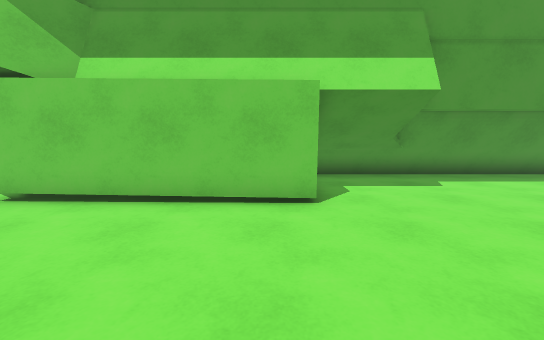
View 1 (above)

24 first-person views from a walk through a scene from a Unity 3-D project. The camera is 1.3 m above the floor, tilts 6° down and sees 90° across. The floor is counted in squares, 1 m on a side. Each view is taken from the middle of a square. On the plan, view 1 faces up. The plan holds only what a view shows up to about 13 squares ahead; the rest is blank. The place goes on beyond the plan.

View 2
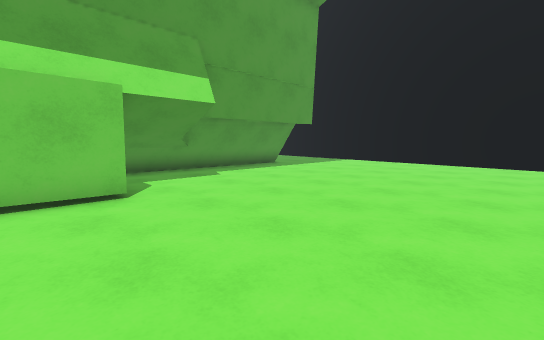

View 3
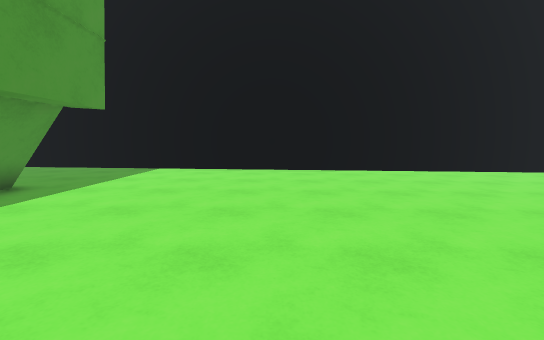

View 4
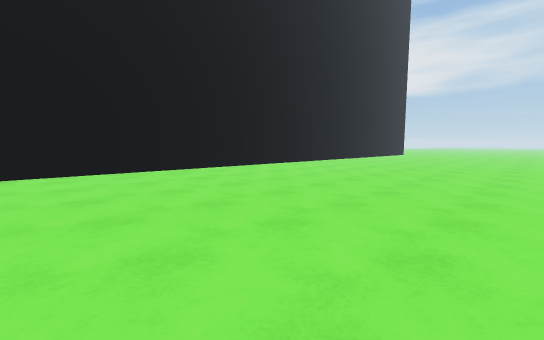

View 5
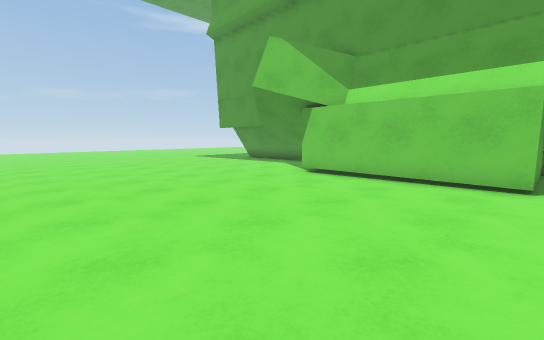

View 6
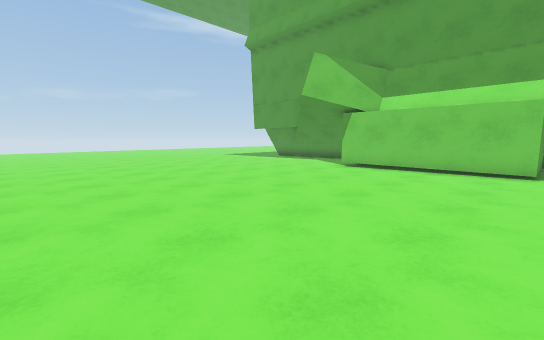

View 7
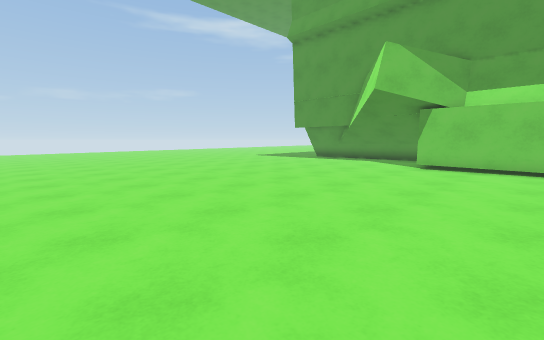

View 8
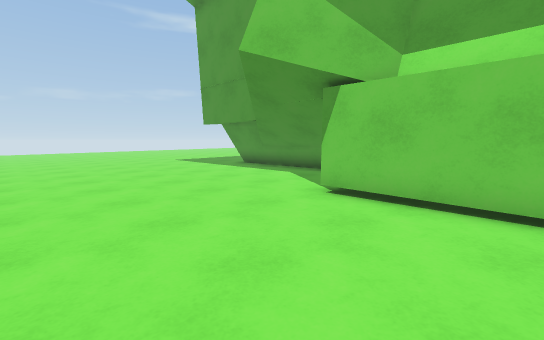

View 9
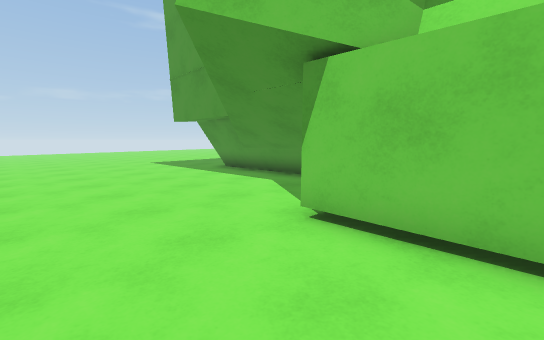

View 10
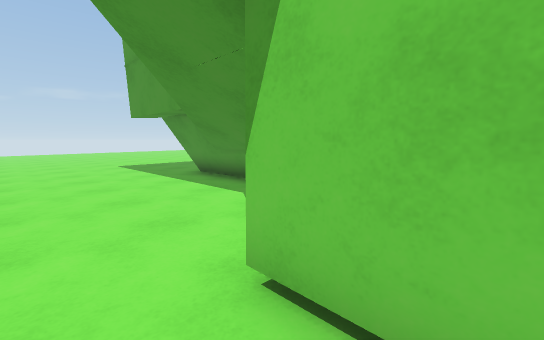

View 11
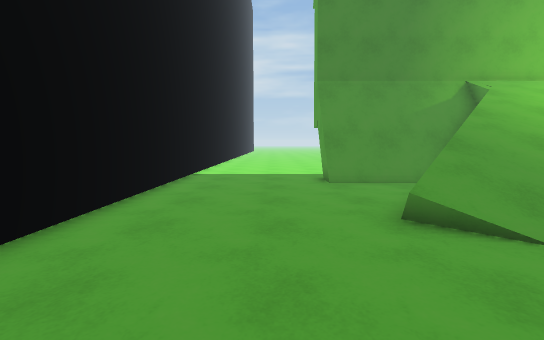

View 12
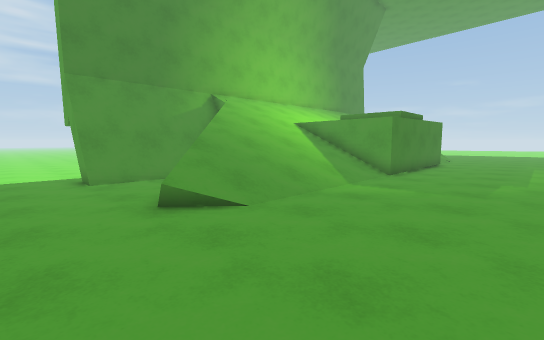

View 13
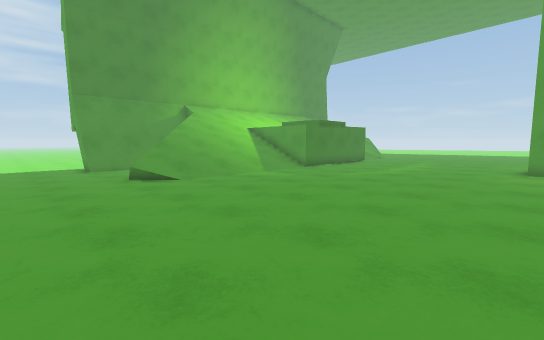

View 14
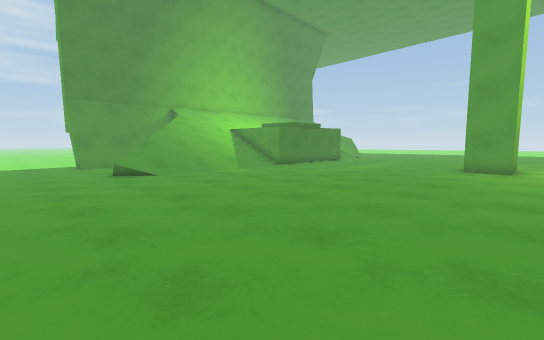

View 15
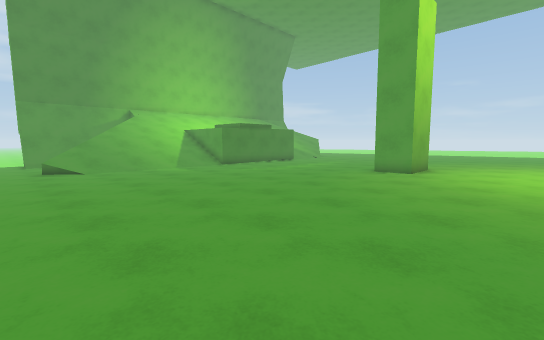

View 16
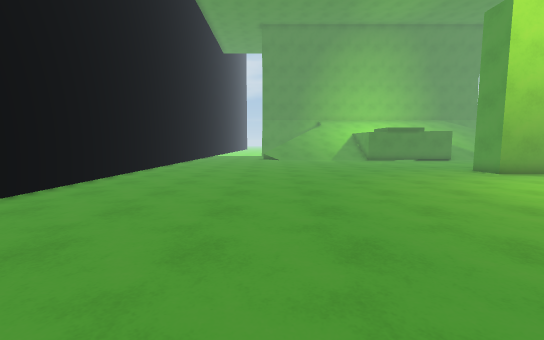

View 17
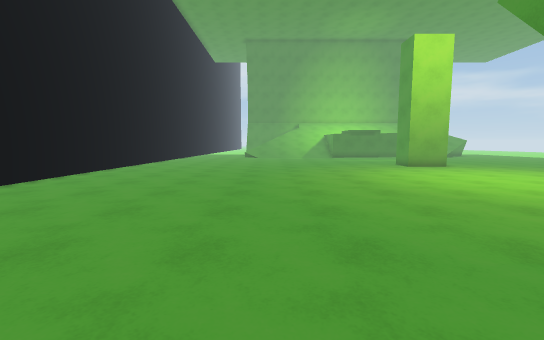

View 18
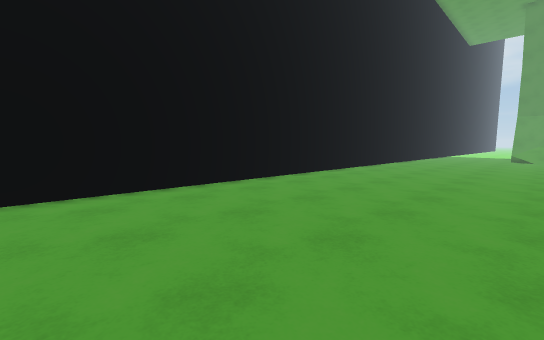

View 19
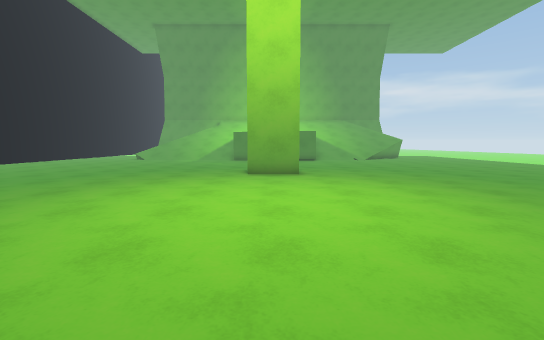

View 20
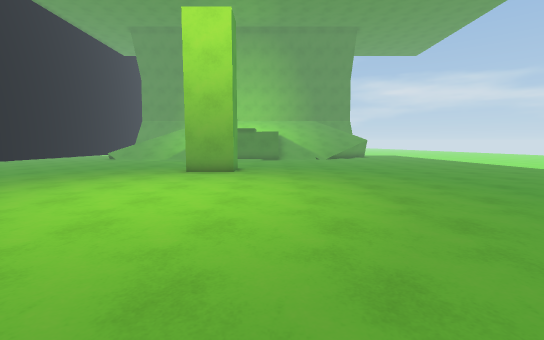

View 21
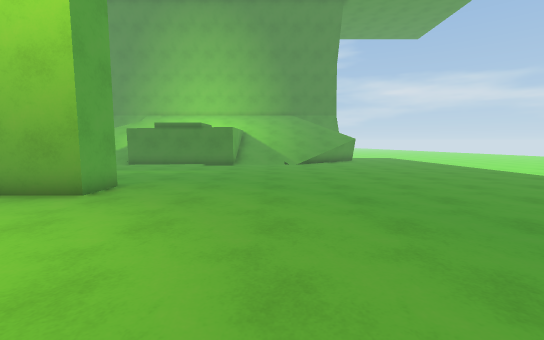

View 22
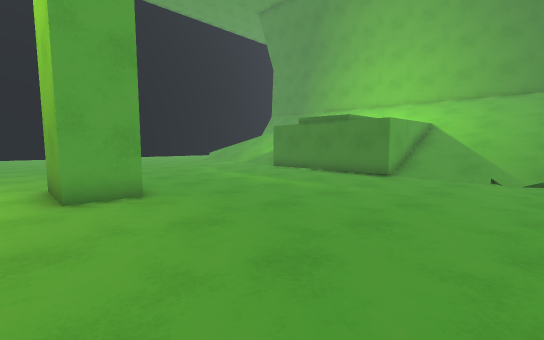

View 23
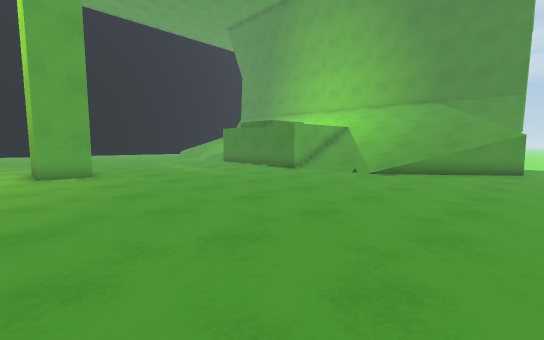

View 24
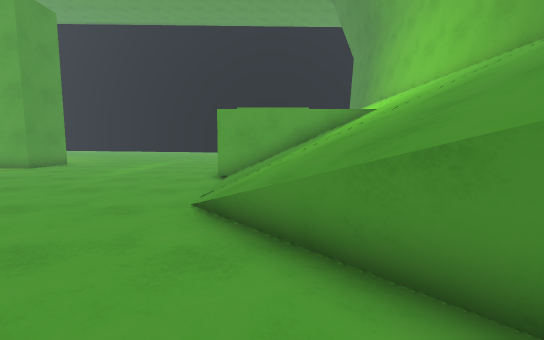

### Floor plan
Key: @ floor where view 1 was taken; # wall or solid block; . main floor; : floor 0.25 m higher than the main floor; - floor 0.25 m lower than the main floor; / step, stairs or slope; = window, fence, low wall or low ledge; v drop or lower ground.
Columns run from 15 left of view 1 to 16 right of it. Each row starts with its distance up from view 1.
 43                       :: ::::::#
 42                         :::::::#
 41                    ::::::::::::#
 40           :        ::::::::::::#
 39              :    :::::::::::::#
 38        :::::::   ::::::::::::::#
 37        ::::::::::::::::::::::::#
 36       :::::::::::::::::::::::::#
 35      ::::::::::::::::::::::::::#
 34     ...........................#
 33    ............................#
 32   .............................#
 31  ..............................#
 30 ...............................#
 29 ...............................#
 28 ...............................#
 27 ............###................#
 26 ............###................#
 25 .............................
 24 .............................
 23 .............................
 22 .............................
 21 .............................
 20 .............................
 19 .............................
 18 ...............................
 17 .......... ..... ..............
 16 ...../////      v/////////.....#
 15 ...=//////      ////////=......#
 14 ..#///////      ///////==......#
 13 .////////=      //////==.......#
 12 .#////////       /////#........#
 11 -#  ////////      /// #-#=-----#
 10 -##v /////////   ///v#####-----#
  9 -#### ////////  ///#######-----#
  8 ----   #############-----------#
  7 ---------########--------------#
  6 ---------########--------------#
  5 ---------------##--------------#
  4 -------------------------------#
  3 -------------------------------#
  2 -------------------------------#
  1 -------------------------------#
  0 ---------------@---------------#
 -1 -------------------------------#
 -2 ----------------- -------------#
 -3 ----------------- -------------#
 -4 ----------------- -------------#
 -5 ----------------  -------------#
 -6 --------------- - -------------#
 -7 ------------ -    --------- ---#

Positions as (right, up) in squares from view 1, and headings:
1: (0, 0), facing up
2: (-1, -1), facing up-right
3: (3, 3), facing right
4: (3, 3), facing down-right
5: (1, -3), facing up-left
6: (1, -6), facing up-left
7: (-2, -7), facing up-left
8: (-2, 0), facing up-left
9: (-3, 2), facing up-left
10: (-4, 4), facing up-left
11: (12, 20), facing down
12: (12, 21), facing down-left
13: (13, 26), facing down-left
14: (13, 28), facing down-left
15: (11, 31), facing down-left
16: (9, 39), facing down
17: (7, 43), facing down
18: (8, 43), facing down-right
19: (-2, 39), facing down
20: (-5, 40), facing down
21: (-8, 34), facing down
22: (-10, 28), facing down-right
23: (-15, 28), facing down-right
24: (-15, 15), facing right
